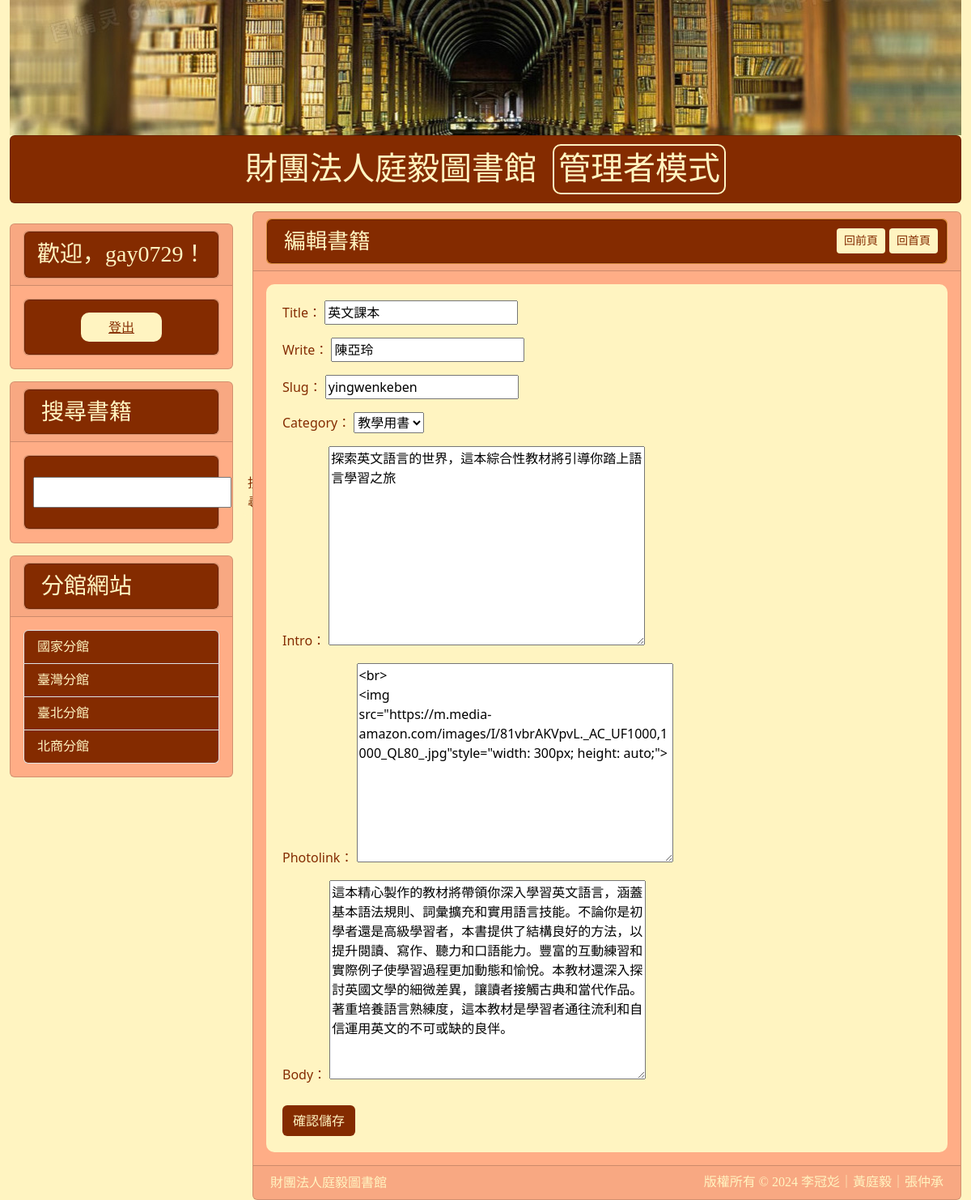
/edit_book/7/ (signed in), run on the app's committed database.
### mysite/models.py (models this page shows, shortened)
class Post(models.Model):
    title = models.CharField(max_length=50)
    write = models.CharField(max_length=50, default="不詳")
    slug = models.CharField(max_length=200)
    bookstype=[("一般書籍","一般書籍"),("教學用書","教學用書")]
    category = models.CharField(max_length=20, choices=bookstype, default="一般書籍")
    intro = models.TextField(default="", blank=True)
    photolink = models.TextField(default="", blank=True)
    body = models.TextField()
    borrower = models.CharField(max_length=150, blank=True, null=True)
    isBorrow = models.BooleanField(_("外借中"), default=False)
    pub_date = models.DateTimeField(auto_now_add=True)
    reservations = models.ManyToManyField(User, related_name='reserved_books', blank=True)
    borrowing_records = models.ManyToManyField(BorrowingRecord, related_name='borrowed_books', blank=True)
    @property
    def formatted_is_borrow(self):
        if self.isBorrow:
            try:
                user = User.objects.get(username=self.borrower)
                return f'<span style="color: white; background-color: red; border: 1px solid white; padding: 3px; border-radius: 3px;">已出借給{user.username}</span>'
            except User.DoesNotExist:
                return f'<span style="color: white; background-color: red; border: 1px solid white; padding: 3px; border-radius: 3px;">已出借給 {self.borrower}</span>'
        elif self.is_reserved:
            reservations = self.reservations.all()
            if reservations and self.borrower != reservations[0].username:
                return '<span style="color: white; background-color: gold; border: 1px solid white; padding: 3px; border-radius: 3px;">尚有預約者</span>'
        else:
            return '<span style="color: white; background-color: green; border: 1px solid white; padding: 3px; border-radius: 3px;">可立即借閱</span>'
    formatted_is_borrow.fget.short_description = "外借狀態"
    class Meta:
        ordering = ("-pub_date",)

### mysite/views.py (the view)
# urls.py: path('edit_book/<int:book_id>/', edit_book, name='edit_book'),
@login_required
def edit_book(request, book_id):
    book = get_object_or_404(Post, id=book_id)
    if request.method == 'POST':
        form = EditBookForm(request.POST, instance=book)
        if form.is_valid():
            form.save()
            return HttpResponseRedirect(reverse('showpost', kwargs={'slug': book.slug}))
    else:
        form = EditBookForm(instance=book)
    return render(request, 'edit_book.html', {'form': form, 'book': book})

### mysite/forms.py
class EditBookForm(forms.ModelForm):
    class Meta:
        model = Post
        fields = ['title', 'write', 'slug', 'category', 'intro', 'photolink', 'body']

### templates/edit_book.html (shortened to what this page needs)
{% extends 'base.html' %}
{% block headmessage %}
    <div class="card" style="background-color:#FFA042;">
        <div class="card" style="background-color:#842B00;">
            <h3 style="font-family:微軟正黑體; font-size: 20pt; color:#FFF4C1; margin-left: 10px; margin-bottom: 0px; padding: 10px">編輯書籍
                <a class="btn btn-sm" style="background-color:#FFF4C1; color: #842B00; margin-top: 10px; float: right; margin-top: 0px; margin-right: 0px;" href='/'>回首頁</a>
                <a class="btn btn-sm" style="background-color:#FFF4C1; color: #842B00; margin-top: 10px; float: right; margin-top: 0px; margin-right: 5px;" href='{{ request.META.HTTP_REFERER }}'>回前頁</a>
            </h3>
        </div>
    </div>
{% endblock headmessage %}
{% block content %}
    <form action="" method="post" style="background-color: #FFF4C1; color: #842B00; padding: 20px; border-radius: 10px;">
          <table style="color: #842B00;">
            {{ form.as_p }}
          </table>
        <input type='submit' class="btn" style="background-color:#842B00; color: #FFF4C1; margin-top: 10px;" value='確認儲存'>
    </form>
{% endblock content %}

### templates/base.html (shortened to what this page needs)
<!DOCTYPE html>
<html>
    <head>
        <link href="https://cdn.jsdelivr.net/npm/bootstrap@5.3.2/dist/css/bootstrap.min.css" rel="stylesheet">
    </head>
    <body>
        <div class="container-fluid" style="background-color:#FFF4C1">
            {% include "header.html" %}
            <div class="row">
                <div class="col-sm-3 col-md-3">
                    <div class="card" style="background-color:#FFAD86; margin-bottom: 10px; margin-top: 15px">
                        <div class="card-header">
                            <div class="card" style="background-color:#FFAD86;">
                                <div class="card" style="background-color:#842B00;">
                                    <h3 style="font-family:微軟正黑體; color:#FFF4C1; margin-left: 10px; margin-bottom: -10px; margin-top: 5px; padding: 5px">
                                        <div id="user-info">
                                            {% if user.is_authenticated %}
                                                <p>歡迎，{{ user.username }}！</p>
                                            {% else %}
                                                <p>訪客，您好！</p>
                                            {% endif %}
                                        </div>
                                    </h3>
                                </div>
                            </div>
                        </div>
                        <div class="card-body">
                            <div class="card" style="background-color:#FFAD86;">
                                <div class="card" style="background-color:#842B00;">
                                    <div class="list-group">
                                        <div class="row">
                                            <div class="col text-center">
                                                {% if user.is_authenticated %}
                                                    <button type="submit" style="width: 100px; background-color: #FFF4C1; border: none; cursor: pointer; border-radius: 10px; margin-top: 15px; margin-bottom: 15px;">
                                                        <a style="width: 100%; display: block; color: #842B00; border-radius: 10px; padding: 5px;" href="{% url 'logout' %}"> 登出</a>
                                                    </button>
                                                {% endif %}
                                            </div>
                                        </div>
                                    </div>
                                </div>
                            </div>
                        </div>
                    </div>
                    <div class="card" style="background-color:#FFAD86; margin-bottom: 10px; margin-top: 15px">
                        <div class="card-header">
                            <div class="card" style="background-color:#FFAD86;">
                                <div class="card" style="background-color:#842B00;">
                                    <h3 style="font-family:微軟正黑體; color:#FFF4C1; margin-left: 10px; margin-bottom: 0px; padding: 10px">搜尋書籍</h3>
                                </div>
                            </div>
                        </div>
                        <div class="card-body">
                            <div class="card" style="background-color:#FFAD86;">
                                <div class="card" style="background-color:#842B00;">
                                    <div class="list-group">
                                        <form method="get" action="{% url 'search_books' %}" style="margin-top: 20px; display: flex; align-items: center; margin-top: 15px; margin-bottom: 15px; margin-left: 10px;">
                                            <input type="text" name="q" id="search" required style="margin-right: 10px;  padding: 5px;">
                                            <button type="submit" style="background-color: #FFF4C1; color: #842B00; padding: 5px 10px; border: none; cursor: pointer; border-radius: 10px;;">搜尋</button>
                                        </form>
                                    </div>
                                </div>
                            </div>
                        </div>
                    </div>
                    <div class="card" style="background-color:#FFAD86; margin-top: 15px">
                        <div class="card-header">
                            <div class="card" style="background-color:#FFAD86;">
                                <div class="card" style="background-color:#842B00;">
                                    <h3 style="font-family:微軟正黑體; color:#FFF4C1; margin-left: 10px; margin-bottom: 0px; padding: 10px">分館網站</h3>
                                </div>
                            </div>
                        </div>
                        <div class="card-body">
                            <div class="list-group">
                                <a style="font-family:微軟正黑體;color:#FFF4C1;background-color:#842B00" href="https://www.ncl.edu.tw" class="list-group-item">國家分館</a>
                                <a style="font-family:微軟正黑體;color:#FFF4C1;background-color:#842B00" href="https://www.ntl.edu.tw/mp.asp?mp=1" class="list-group-item">臺灣分館</a>
                                <a style="font-family:微軟正黑體;color:#FFF4C1;background-color:#842B00" href="https://tpml.gov.taipei" class="list-group-item">臺北分館</a>
                                <a style="font-family:微軟正黑體;color:#FFF4C1;background-color:#842B00" href="https://library.ntub.edu.tw/wSite/mp" class="list-group-item">北商分館</a>
                            </div>
                        </div>
                    </div>
                </div>
                <div class="col-sm-9 col-md-9">
                    <div class="card" style="background-color:#FFAD86">
                        <div class="card-header">
                            {% block headmessage %}
                            {% endblock %}
                        </div>
                        <div class="card-body">
                            {% block content %} {% endblock %}
                        </div>
                        <div class="card-footer">
                            {% include "footer.html" %}
                        </div>
                </div>
            </div>
        </div>
    </body>
</html>

### data on the page
Post: title "英文課本", write "陳亞玲", slug "yingwenkeben", category "教學用書", intro "探索英文語言的世界，這本綜合性教材將引導你踏上語言學習之旅", photolink "<br> <img src=\"https://m.media-amazon.com/images/I/81vbrAKVpvL._AC_UF1000,1000_QL80_.jpg\"style=\"width: 300px; height: auto;\">", body "這本精心製作的教材將帶領你深入學習英文語言，涵蓋基本語法規則、詞彙擴充和實用語言技能。不論你是初學者還是高級學習者，本書提供了結構良好的方法，以提升閱讀、寫作、聽力和口語能力。豐富的互動練習和實際例子使學習過程更加動態和愉悅。本教材還深入探討英國文學的細微差異，讓讀者接觸古典和當代作品。著重培養語言熟練度，這本教材是學習者通往流利和自信運用英文的不可或缺的良伴。"

### other printed values
{{ user.username }} "gay0729"
